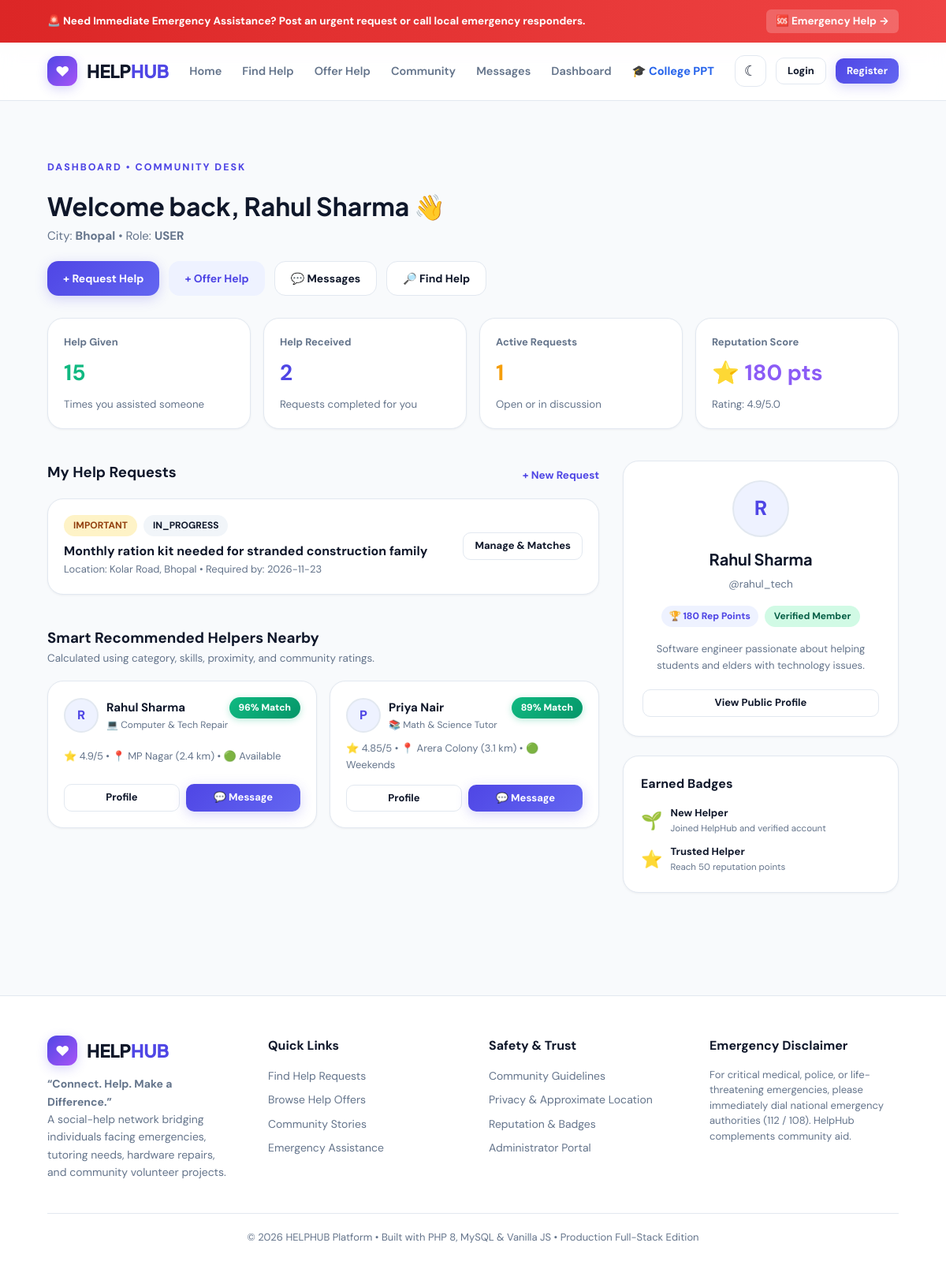
The page /dashboard/index.php (signed in) on the database its author committed.
### tables this page shows
CREATE TABLE users (
    id INT AUTO_INCREMENT PRIMARY KEY,
    full_name VARCHAR(120) NOT NULL,
    username VARCHAR(60) NOT NULL UNIQUE,
    email VARCHAR(190) NOT NULL UNIQUE,
    phone VARCHAR(30) NULL,
    password VARCHAR(255) NOT NULL,
    city VARCHAR(100) NOT NULL DEFAULT 'Bhopal',
    state VARCHAR(100) NOT NULL DEFAULT 'Madhya Pradesh',
    latitude DECIMAL(10, 8) DEFAULT 23.259933,
    longitude DECIMAL(11, 8) DEFAULT 77.412615,
    avatar VARCHAR(255) DEFAULT 'assets/images/default-avatar.png',
    skills TEXT NULL,
    bio TEXT NULL,
    role ENUM('user', 'admin') DEFAULT 'user',
    reputation_points INT DEFAULT 20,
    rating DECIMAL(3, 2) DEFAULT 5.00,
    total_reviews INT DEFAULT 0,
    helps_given INT DEFAULT 0,
    helps_received INT DEFAULT 0,
    status ENUM('active', 'suspended', 'blocked') DEFAULT 'active',
    created_at TIMESTAMP DEFAULT CURRENT_TIMESTAMP,
    updated_at TIMESTAMP DEFAULT CURRENT_TIMESTAMP ON UPDATE CURRENT_TIMESTAMP,
    INDEX idx_city (city),
    INDEX idx_role (role),
    INDEX idx_status (status)
);

CREATE TABLE help_requests (
    id INT AUTO_INCREMENT PRIMARY KEY,
    user_id INT NOT NULL,
    title VARCHAR(200) NOT NULL,
    description TEXT NOT NULL,
    category_id INT NOT NULL,
    location VARCHAR(150) NOT NULL,
    latitude DECIMAL(10, 8) DEFAULT 23.259933,
    longitude DECIMAL(11, 8) DEFAULT 77.412615,
    required_date DATE NULL,
    urgency ENUM('normal', 'important', 'urgent', 'emergency') DEFAULT 'normal',
    skills_required VARCHAR(255) NULL,
    additional_info TEXT NULL,
    status ENUM('open', 'in_discussion', 'accepted', 'in_progress', 'completed', 'cancelled') DEFAULT 'open',
    accepted_helper_id INT NULL,
    created_at TIMESTAMP DEFAULT CURRENT_TIMESTAMP,
    updated_at TIMESTAMP DEFAULT CURRENT_TIMESTAMP ON UPDATE CURRENT_TIMESTAMP,
    FOREIGN KEY (user_id) REFERENCES users(id) ON DELETE CASCADE,
    FOREIGN KEY (category_id) REFERENCES categories(id) ON DELETE RESTRICT,
    FOREIGN KEY (accepted_helper_id) REFERENCES users(id) ON DELETE SET NULL,
    INDEX idx_status (status),
    INDEX idx_urgency (urgency),
    INDEX idx_category (category_id),
    INDEX idx_created (created_at)
);

### includes/functions.php (called while the page is built, shortened)
<?php
function is_logged_in() {
    return !empty($_SESSION['user']) && !empty($_SESSION['user']['id']);
}
function current_user($pdo = null) {
    if ($pdo && !empty($_SESSION['user']['id'])) {
        $stmt = $pdo->prepare("SELECT id, full_name, username, email, phone, city, state, latitude, longitude, avatar, skills, bio, role, reputation_points, rating, total_reviews, helps_given, helps_received, status FROM users WHERE id = ?");
        $stmt->execute([$_SESSION['user']['id']]);
        $fresh = $stmt->fetch();
        if ($fresh) {
            return $fresh;
        }
    }
    return $_SESSION['user'];
}

### dashboard/index.php (the view, shortened to what this page needs)
<?php
require_once __DIR__ . '/../includes/header.php';
$pdo = get_pdo();
$user = current_user($pdo);
$userId = $user['id'];
$activeRequests = [];
if ($pdo) {
    $stmt = $pdo->prepare("
        SELECT r.*, c.name AS category_name, c.icon AS category_icon
        FROM help_requests r
        JOIN categories c ON c.id = r.category_id
        WHERE r.user_id = ?
        ORDER BY r.created_at DESC LIMIT 6
    ");
    $stmt->execute([$userId]);
    $activeRequests = $stmt->fetchAll();
}
?>
<main class="section">
  <div style="display:flex; justify-content:space-between; align-items:center; flex-wrap:wrap; gap:20px; margin-bottom:28px;">
    <div>
      <span class="eyebrow">DASHBOARD • COMMUNITY DESK</span>
      <h1 style="font-size:32px; font-family:var(--font-heading);">Welcome back, <?= htmlspecialchars($user['full_name']) ?> 👋</h1>
      <p style="color:var(--text-muted); font-size:15px;">City: <strong><?= htmlspecialchars($user['city']) ?></strong> • Role: <strong><?= strtoupper($user['role']) ?></strong></p>
    </div>
    <div style="display:flex; gap:12px; flex-wrap:wrap;">
      <a href="<?= BASE_URL ?>requests/create.php" class="btn btn-primary">+ Request Help</a>
      <a href="<?= BASE_URL ?>offers/create.php" class="btn btn-soft">+ Offer Help</a>
      <a href="<?= BASE_URL ?>messages/index.php" class="btn btn-outline">💬 Messages</a>
      <a href="<?= BASE_URL ?>requests/view.php" class="btn btn-outline">🔎 Find Help</a>
    </div>
  </div>
  <div style="display:grid; grid-template-columns:repeat(auto-fit, minmax(180px, 1fr)); gap:16px; margin-bottom:40px;">
    <div class="card" style="padding:20px;">
      <span style="font-size:13px; color:var(--text-muted); font-weight:700;">Help Given</span>
      <b style="font-size:28px; color:var(--success); margin:6px 0;"><?= (int)$user['helps_given'] ?></b>
      <small style="color:var(--text-muted);">Times you assisted someone</small>
    </div>
    <div class="card" style="padding:20px;">
      <span style="font-size:13px; color:var(--text-muted); font-weight:700;">Help Received</span>
      <b style="font-size:28px; color:var(--primary); margin:6px 0;"><?= (int)$user['helps_received'] ?></b>
      <small style="color:var(--text-muted);">Requests completed for you</small>
    </div>
    <div class="card" style="padding:20px;">
      <span style="font-size:13px; color:var(--text-muted); font-weight:700;">Active Requests</span>
      <b style="font-size:28px; color:var(--warning); margin:6px 0;"><?= count($activeRequests) ?></b>
      <small style="color:var(--text-muted);">Open or in discussion</small>
    </div>
    <div class="card" style="padding:20px;">
      <span style="font-size:13px; color:var(--text-muted); font-weight:700;">Reputation Score</span>
      <b style="font-size:28px; color:#8b5cf6; margin:6px 0;">⭐ <?= (int)$user['reputation_points'] ?> pts</b>
      <small style="color:var(--text-muted);">Rating: <?= number_format($user['rating'], 1) ?>/5.0</small>
    </div>
  </div>
  <div style="display:grid; grid-template-columns:2fr 1fr; gap:30px;">
    <div>
      <div class="section-head" style="margin-bottom:18px;">
        <h3>My Help Requests</h3>
        <a href="<?= BASE_URL ?>requests/create.php" style="font-size:13.5px; color:var(--primary); font-weight:700;">+ New Request</a>
      </div>
      <?php if (empty($activeRequests)): ?>
        <div class="card" style="text-align:center; padding:35px;">
          <p style="color:var(--text-muted); margin-bottom:14px;">You haven't posted any help requests yet.</p>
          <a href="<?= BASE_URL ?>requests/create.php" class="btn btn-primary btn-sm">+ Post First Help Request</a>
        </div>
      <?php else: ?>
        <div style="display:grid; gap:14px;">
          <?php foreach ($activeRequests as $req): ?>
            <div class="card" style="padding:20px; flex-direction:row; align-items:center; justify-content:space-between;">
              <div>
                <div style="display:flex; gap:8px; align-items:center; margin-bottom:6px;">
                  <span class="pill urgency-<?= $req['urgency'] ?>"><?= strtoupper($req['urgency']) ?></span>
                  <span class="pill" style="background:var(--bg-card-subtle);"><?= strtoupper($req['status']) ?></span>
                </div>
                <h4 style="font-size:16px;"><?= htmlspecialchars($req['title']) ?></h4>
                <p style="color:var(--text-muted); font-size:13px;">Location: <?= htmlspecialchars($req['location']) ?> • Required by: <?= htmlspecialchars($req['required_date']) ?></p>
              </div>
              <div style="display:flex; gap:8px;">
                <a href="<?= BASE_URL ?>requests/view.php?id=<?= $req['id'] ?>" class="btn btn-outline btn-sm">Manage & Matches</a>
              </div>
            </div>
          <?php endforeach; ?>
        </div>
      <?php endif; ?>
      <div class="section-head" style="margin-top:40px; margin-bottom:18px;">
        <div>
          <h3>Smart Recommended Helpers Nearby</h3>
          <p style="color:var(--text-muted); font-size:13.5px;">Calculated using category, skills, proximity, and community ratings.</p>
        </div>
      </div>
      <div style="display:grid; grid-template-columns:1fr 1fr; gap:16px;">
        <div class="card" style="padding:20px;">
          <div style="display:flex; justify-content:space-between; align-items:flex-start; margin-bottom:10px;">
            <div class="user-mini">
              <div class="avatar">R</div>
              <div>
                <b style="font-size:15px;">Rahul Sharma</b>
                <p style="font-size:12px; color:var(--text-muted);">💻 Computer & Tech Repair</p>
              </div>
            </div>
            <span class="match-badge">96% Match</span>
          </div>
          <p style="font-size:13px; color:var(--text-muted); margin-bottom:14px;">⭐ 4.9/5 • 📍 MP Nagar (2.4 km) • 🟢 Available</p>
          <div style="display:flex; gap:8px;">
            <a href="<?= BASE_URL ?>profile/profile.php?id=2" class="btn btn-outline btn-sm" style="flex:1;">Profile</a>
            <button class="btn btn-primary btn-sm" style="flex:1;" onclick="openChatWithUser(2, 'Rahul Sharma')">💬 Message</button>
          </div>
        </div>
        <div class="card" style="padding:20px;">
          <div style="display:flex; justify-content:space-between; align-items:flex-start; margin-bottom:10px;">
            <div class="user-mini">
              <div class="avatar">P</div>
              <div>
                <b style="font-size:15px;">Priya Nair</b>
                <p style="font-size:12px; color:var(--text-muted);">📚 Math & Science Tutor</p>
              </div>
            </div>
            <span class="match-badge">89% Match</span>
          </div>
          <p style="font-size:13px; color:var(--text-muted); margin-bottom:14px;">⭐ 4.85/5 • 📍 Arera Colony (3.1 km) • 🟢 Weekends</p>
          <div style="display:flex; gap:8px;">
            <a href="<?= BASE_URL ?>profile/profile.php?id=3" class="btn btn-outline btn-sm" style="flex:1;">Profile</a>
            <button class="btn btn-primary btn-sm" style="flex:1;" onclick="openChatWithUser(3, 'Priya Nair')">💬 Message</button>
          </div>
        </div>
      </div>
    </div>
    <div>
      <div class="card" style="padding:24px; text-align:center; margin-bottom:24px;">
        <div class="avatar avatar-lg" style="margin:0 auto 14px;"><?= strtoupper($user['full_name'][0]) ?></div>
        <h3 style="font-size:20px;"><?= htmlspecialchars($user['full_name']) ?></h3>
        <p style="color:var(--text-muted); font-size:13.5px; margin-bottom:16px;">@<?= htmlspecialchars($user['username']) ?></p>
        <div style="display:flex; justify-content:center; gap:8px; flex-wrap:wrap; margin-bottom:18px;">
          <span class="reputation-badge">🏆 <?= (int)$user['reputation_points'] ?> Rep Points</span>
          <span class="pill" style="background:var(--success-light); color:#065f46;">Verified Member</span>
        </div>
        <p style="font-size:13px; color:var(--text-muted); margin-bottom:20px;">
          <?= htmlspecialchars($user['bio'] ?: 'No bio added yet. Help neighbors to earn trust badges!') ?>
        </p>
        <a href="<?= BASE_URL ?>profile/profile.php?id=<?= $user['id'] ?>" class="btn btn-outline btn-sm" style="width:100%;">View Public Profile</a>
      </div>
      <div class="card" style="padding:22px;">
        <h4 style="font-size:16px; margin-bottom:14px;">Earned Badges</h4>
        <div style="display:flex; flex-direction:column; gap:10px; font-size:13px;">
          <div style="display:flex; align-items:center; gap:10px;">
            <span style="font-size:22px;">🌱</span>
            <div>
              <strong>New Helper</strong>
              <p style="font-size:11.5px; color:var(--text-muted);">Joined HelpHub and verified account</p>
            </div>
          </div>
          <div style="display:flex; align-items:center; gap:10px;">
            <span style="font-size:22px;">⭐</span>
            <div>
              <strong>Trusted Helper</strong>
              <p style="font-size:11.5px; color:var(--text-muted);">Reach 50 reputation points</p>
            </div>
          </div>
        </div>
      </div>
    </div>
  </div>
</main>
<?php require_once __DIR__ . '/../includes/footer.php'; ?>

### assets/css/style.css (style rules this page uses)
:root { --font-heading: 'Plus Jakarta Sans', -apple-system, BlinkMacSystemFont, sans-serif; --font-body: 'DM Sans', -apple-system, BlinkMacSystemFont, sans-serif; --bg-page: #f8fafc; --bg-card: #ffffff; --bg-card-subtle: #f1f5f9; --border-color: #e2e8f0; --text-main: #0f172a; --text-muted: #64748b; --text-inverse: #ffffff; --primary: #4f46e5; --primary-hover: #4338ca; --primary-light: #eef2ff; --primary-glow: rgba(79, 70, 229, 0.22); --secondary: #0ea5e9; --success: #10b981; --success-light: #d1fae5; --warning: #f59e0b; --warning-light: #fef3c7; --danger: #ef4444; --danger-light: #fee2e2; --emergency: #dc2626; --shadow-sm: 0 1px 3px rgba(15, 23, 42, 0.05); --shadow-md: 0 4px 14px rgba(15, 23, 42, 0.08); --shadow-lg: 0 12px 30px rgba(15, 23, 42, 0.12); --shadow-glow: 0 0 25px rgba(79, 70, 229, 0.25); --radius-sm: 8px; --radius-md: 14px; --radius-lg: 20px; --radius-full: 9999px; --topbar-height: 74px; }
* { box-sizing: border-box; margin: 0; padding: 0; }
html { scroll-behavior: smooth; }
body { font-family: var(--font-body); background-color: var(--bg-page); color: var(--text-main); line-height: 1.6; transition: background-color 0.25s ease, color 0.25s ease; overflow-x: hidden; }
a { color: inherit; text-decoration: none; transition: color 0.2s ease; }
button, input, select, textarea { font: inherit; color: inherit; }
button { cursor: pointer; border: none; background: none; }
.btn { display: inline-flex; align-items: center; justify-content: center; gap: 8px; padding: 10px 20px; font-weight: 700; font-size: 14px; border-radius: var(--radius-md); transition: all 0.2s ease; white-space: nowrap; }
.btn-primary { background: linear-gradient(135deg, var(--primary), #6366f1); color: #fff; box-shadow: 0 4px 16px var(--primary-glow); }
.btn-outline { border: 1px solid var(--border-color); background: var(--bg-card); color: var(--text-main); }
.btn-soft { background: var(--primary-light); color: var(--primary); }
.btn-sm { padding: 6px 14px; font-size: 13px; border-radius: 10px; }
.eyebrow { color: var(--primary); font-weight: 800; font-size: 12.5px; letter-spacing: 2px; text-transform: uppercase; margin-bottom: 14px; display: inline-block; }
.section { padding: 70px 5%; max-width: 1400px; margin: 0 auto; }
.section-head { display: flex; align-items: flex-end; justify-content: space-between; margin-bottom: 32px; gap: 20px; flex-wrap: wrap; }
.section-head p { color: var(--text-muted); font-size: 15px; }
.card { background: var(--bg-card); border: 1px solid var(--border-color); border-radius: var(--radius-lg); padding: 24px; box-shadow: var(--shadow-sm); display: flex; flex-direction: column; justify-content: space-between; transition: transform 0.2s, box-shadow 0.2s, border-color 0.2s; }
.user-mini { display: flex; align-items: center; gap: 10px; }
.avatar { width: 44px; height: 44px; border-radius: 50%; object-fit: cover; background: var(--primary-light); border: 2px solid var(--border-color); display: grid; place-items: center; font-weight: 800; color: var(--primary); }
.avatar-lg { width: 72px; height: 72px; font-size: 26px; }
.card h3 { font-family: var(--font-heading); font-weight: 700; font-size: 18px; line-height: 1.35; margin-bottom: 8px; }
.pill { padding: 4px 12px; border-radius: var(--radius-full); font-size: 12px; font-weight: 700; display: inline-flex; align-items: center; gap: 5px; width: fit-content; }
.urgency-important { background: var(--warning-light); color: #92400e; }
.match-badge { background: linear-gradient(135deg, #10b981, #059669); color: #ffffff; padding: 4px 12px; border-radius: var(--radius-full); font-size: 12px; font-weight: 800; box-shadow: 0 2px 8px rgba(16, 185, 129, 0.3); }
.reputation-badge { display: inline-flex; align-items: center; gap: 4px; background: var(--primary-light); color: var(--primary); padding: 3px 10px; border-radius: var(--radius-full); font-size: 12px; font-weight: 800; }

### rows shown on the page
users: full_name "Rahul Sharma", city "Bhopal", role "USER", helps_given "15", helps_received "2", reputation_points "180", rating "4.9", full_name "R", username "rahul_tech", bio "Software engineer passionate about helping students and elders with technology issues."
help_requests: urgency "IMPORTANT", status "IN_PROGRESS", title "Monthly ration kit needed for stranded construction family", location "Kolar Road, Bhopal", required_date "2026-11-23"

### other values the page prints
count($activeRequests) "1"
